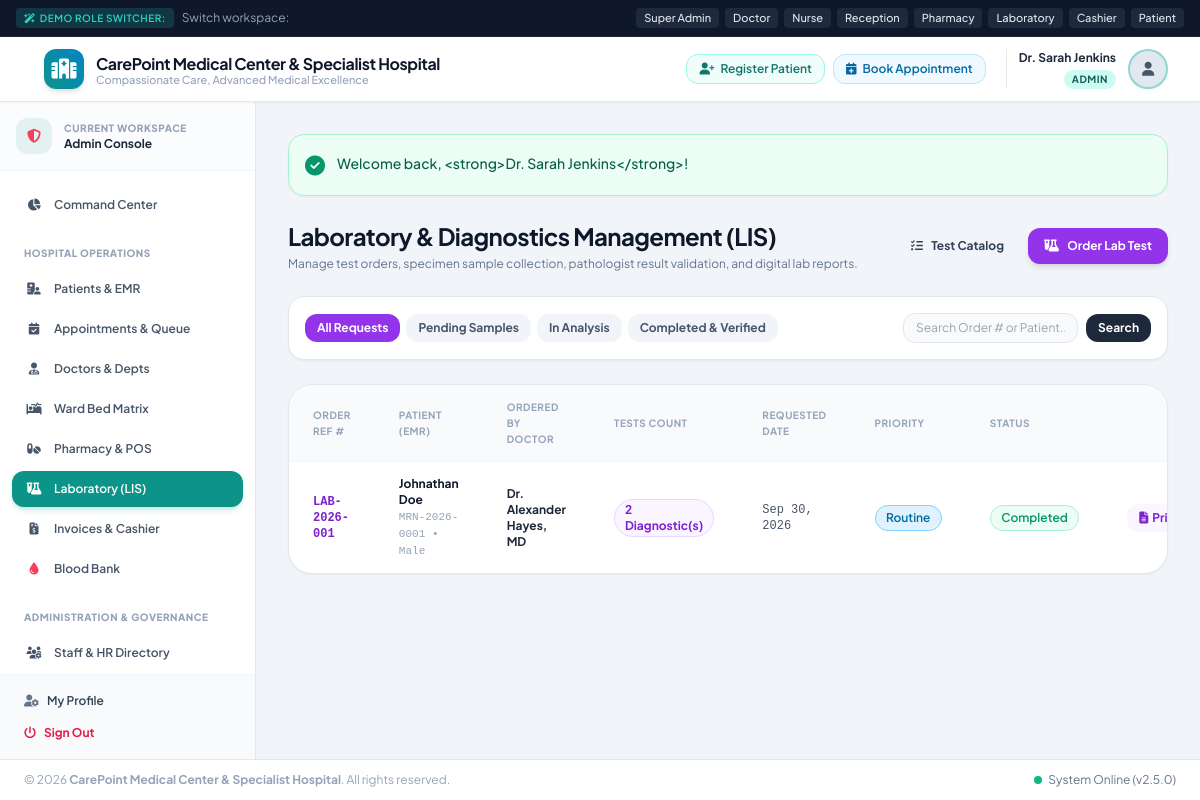
Page /modules/laboratory/index.php (signed in) on the committed database.
### tables this page shows
CREATE TABLE IF NOT EXISTS `lab_requests` (
  `id` INT AUTO_INCREMENT PRIMARY KEY,
  `request_number` VARCHAR(50) NOT NULL UNIQUE,
  `patient_id` INT NOT NULL,
  `doctor_id` INT NULL,
  `prescription_id` INT NULL,
  `requested_date` DATETIME NOT NULL,
  `status` ENUM('Pending', 'Sample Collected', 'In Progress', 'Completed', 'Cancelled') DEFAULT 'Pending',
  `priority` ENUM('Routine', 'Urgent', 'STAT') DEFAULT 'Routine',
  `clinical_notes` TEXT NULL,
  `total_amount` DECIMAL(10,2) DEFAULT 0.00,
  `payment_status` ENUM('Unpaid', 'Paid') DEFAULT 'Unpaid',
  `created_at` TIMESTAMP DEFAULT CURRENT_TIMESTAMP,
  FOREIGN KEY (`patient_id`) REFERENCES `patients`(`id`) ON DELETE CASCADE,
  FOREIGN KEY (`doctor_id`) REFERENCES `doctors`(`id`) ON DELETE SET NULL,
  FOREIGN KEY (`prescription_id`) REFERENCES `prescriptions`(`id`) ON DELETE SET NULL
);

CREATE TABLE IF NOT EXISTS `patients` (
  `id` INT AUTO_INCREMENT PRIMARY KEY,
  `user_id` INT NULL UNIQUE,
  `mrn` VARCHAR(50) NOT NULL UNIQUE,
  `full_name` VARCHAR(150) NOT NULL,
  `email` VARCHAR(120) NULL,
  `phone` VARCHAR(30) NOT NULL,
  `gender` ENUM('Male', 'Female', 'Other') NOT NULL,
  `date_of_birth` DATE NOT NULL,
  `blood_group` ENUM('A+', 'A-', 'B+', 'B-', 'O+', 'O-', 'AB+', 'AB-', 'Unknown') DEFAULT 'Unknown',
  `address` TEXT NULL,
  `emergency_contact_name` VARCHAR(150) NULL,
  `emergency_contact_phone` VARCHAR(30) NULL,
  `emergency_contact_relation` VARCHAR(60) NULL,
  `allergies` TEXT NULL,
  `chronic_diseases` TEXT NULL,
  `created_at` TIMESTAMP DEFAULT CURRENT_TIMESTAMP,
  `updated_at` TIMESTAMP DEFAULT CURRENT_TIMESTAMP ON UPDATE CURRENT_TIMESTAMP,
  FOREIGN KEY (`user_id`) REFERENCES `users`(`id`) ON DELETE SET NULL
);

### config/helpers.php (called while the page is built, shortened)
<?php
function e(?string $string): string {
    return htmlspecialchars($string ?? '', ENT_QUOTES, 'UTF-8');
}
function formatDate(?string $dateString, string $format = 'M d, Y'): string {
    try {
        $dt = new DateTime($dateString);
        return $dt->format($format);
    } catch (Exception $e) {
        return $dateString;
    }
}

### modules/laboratory/index.php (the view, shortened to what this page needs)
<?php
require_once __DIR__ . '/../../includes/header.php';
$pdo = Database::getConnection();
$statusFilter = $_GET['status'] ?? '';
$search = trim($_GET['search'] ?? '');
$sql = "SELECT lr.*, p.full_name as patient_name, p.mrn, p.gender, p.date_of_birth,
        u.full_name as doctor_name,
        (SELECT COUNT(*) FROM lab_request_items lri WHERE lri.lab_request_id = lr.id) as test_count
        FROM lab_requests lr
        JOIN patients p ON lr.patient_id = p.id
        LEFT JOIN doctors d ON lr.doctor_id = d.id
        LEFT JOIN users u ON d.user_id = u.id
        WHERE 1=1";
$params = [];
$sql .= " ORDER BY lr.requested_date DESC";
$stmt = $pdo->prepare($sql);
$stmt->execute($params);
$requests = $stmt->fetchAll();
?>
<div class="space-y-6">
    <div class="flex flex-col sm:flex-row sm:items-center sm:justify-between gap-4">
        <div>
            <h1 class="text-2xl font-bold text-slate-900 tracking-tight">Laboratory & Diagnostics Management (LIS)</h1>
            <p class="text-xs text-slate-500 mt-1">Manage test orders, specimen sample collection, pathologist result validation, and digital lab reports.</p>
        </div>
        <div class="flex items-center space-x-2">
            <a href="catalog.php" class="px-4 py-2.5 bg-slate-100 hover:bg-slate-200 text-slate-700 text-xs font-bold rounded-xl transition">
                <i class="fa-solid fa-list-check mr-1.5"></i> Test Catalog
            </a>
            <a href="create_request.php" class="px-4 py-2.5 bg-purple-600 hover:bg-purple-700 text-white text-xs font-bold rounded-xl shadow-md transition">
                <i class="fa-solid fa-flask-vial mr-1.5"></i> Order Lab Test
            </a>
        </div>
    </div>
    <div class="flex flex-col sm:flex-row sm:items-center sm:justify-between gap-3 bg-white rounded-2xl p-4 border border-slate-200 shadow-sm">
        <div class="flex flex-wrap gap-1.5">
            <a href="index.php" class="px-3 py-1.5 rounded-xl text-xs font-bold transition <?= empty($statusFilter) ? 'bg-purple-600 text-white' : 'bg-slate-100 text-slate-600 hover:bg-slate-200' ?>">
                All Requests
            </a>
            <a href="index.php?status=Pending" class="px-3 py-1.5 rounded-xl text-xs font-bold transition <?= $statusFilter === 'Pending' ? 'bg-purple-600 text-white' : 'bg-slate-100 text-slate-600 hover:bg-slate-200' ?>">
                Pending Samples
            </a>
            <a href="index.php?status=In Progress" class="px-3 py-1.5 rounded-xl text-xs font-bold transition <?= $statusFilter === 'In Progress' ? 'bg-purple-600 text-white' : 'bg-slate-100 text-slate-600 hover:bg-slate-200' ?>">
                In Analysis
            </a>
            <a href="index.php?status=Completed" class="px-3 py-1.5 rounded-xl text-xs font-bold transition <?= $statusFilter === 'Completed' ? 'bg-purple-600 text-white' : 'bg-slate-100 text-slate-600 hover:bg-slate-200' ?>">
                Completed & Verified
            </a>
        </div>
        <form method="GET" action="" class="flex items-center space-x-2">
            <input type="text" name="search" value="<?= e($search) ?>" placeholder="Search Order # or Patient..." class="px-3 py-1.5 bg-slate-50 border border-slate-200 rounded-xl text-xs focus:ring-2 focus:ring-purple-500 focus:bg-white focus:outline-none">
            <button type="submit" class="px-3 py-1.5 bg-slate-800 text-white rounded-xl text-xs font-bold">Search</button>
        </form>
    </div>
    <div class="bg-white rounded-3xl border border-slate-200 shadow-sm overflow-hidden">
        <div class="overflow-x-auto">
            <table class="w-full text-left text-xs text-slate-600">
                <thead class="bg-slate-50 text-slate-400 font-bold uppercase text-[10px] tracking-wider border-b border-slate-100">
                    <tr>
                        <th class="py-3.5 px-6">Order Ref #</th>
                        <th class="py-3.5 px-6">Patient (EMR)</th>
                        <th class="py-3.5 px-6">Ordered By Doctor</th>
                        <th class="py-3.5 px-6">Tests Count</th>
                        <th class="py-3.5 px-6">Requested Date</th>
                        <th class="py-3.5 px-6">Priority</th>
                        <th class="py-3.5 px-6">Status</th>
                        <th class="py-3.5 px-6 text-right">Actions</th>
                    </tr>
                </thead>
                <tbody class="divide-y divide-slate-100 font-medium">
                    <?php if (!empty($requests)): ?>
                        <?php foreach ($requests as $lr): ?>
                            <tr class="hover:bg-slate-50/80 transition">
                                <td class="py-3.5 px-6 font-mono font-bold text-purple-700">
                                    <?= e($lr['request_number']) ?>
                                </td>
                                <td class="py-3.5 px-6">
                                    <a href="<?= APP_URL ?>/modules/patients/view.php?id=<?= $lr['patient_id'] ?>" class="font-bold text-slate-900 hover:text-purple-600 block">
                                        <?= e($lr['patient_name']) ?>
                                    </a>
                                    <span class="text-[11px] text-slate-400 font-mono"><?= e($lr['mrn']) ?> &bull; <?= e($lr['gender']) ?></span>
                                </td>
                                <td class="py-3.5 px-6 font-bold text-slate-800">
                                    <?= e($lr['doctor_name'] ?? 'Direct Walk-In Order') ?>
                                </td>
                                <td class="py-3.5 px-6">
                                    <span class="inline-flex items-center px-2.5 py-0.5 rounded-full text-xs font-bold bg-purple-50 text-purple-700 border border-purple-200">
                                        <?= $lr['test_count'] ?> Diagnostic(s)
                                    </span>
                                </td>
                                <td class="py-3.5 px-6 font-mono">
                                    <?= formatDate($lr['requested_date']) ?>
                                </td>
                                <td class="py-3.5 px-6">
                                    <span class="badge <?= $lr['priority'] === 'STAT' ? 'badge-danger' : ($lr['priority'] === 'Urgent' ? 'badge-warning' : 'badge-primary') ?>">
                                        <?= e($lr['priority']) ?>
                                    </span>
                                </td>
                                <td class="py-3.5 px-6">
                                    <span class="badge <?= $lr['status'] === 'Completed' ? 'badge-success' : ($lr['status'] === 'In Progress' ? 'badge-info' : 'badge-warning') ?>">
                                        <?= e($lr['status']) ?>
                                    </span>
                                </td>
                                <td class="py-3.5 px-6 text-right space-x-1 whitespace-nowrap">
                                    <?php if ($lr['status'] === 'Completed'): ?>
                                        <a href="print_report.php?id=<?= $lr['id'] ?>" target="_blank" class="inline-flex items-center px-3 py-1.5 rounded-xl bg-purple-50 hover:bg-purple-100 text-purple-700 font-bold text-xs transition">
                                            <i class="fa-solid fa-file-lines mr-1"></i> Print Report
                                        </a>
                                    <?php else: ?>
                                        <a href="enter_result.php?id=<?= $lr['id'] ?>" class="inline-flex items-center px-3 py-1.5 rounded-xl bg-purple-600 hover:bg-purple-700 text-white font-bold text-xs shadow-sm transition">
                                            <i class="fa-solid fa-pen mr-1"></i> Enter Results
                                        </a>
                                    <?php endif; ?>
                                </td>
                            </tr>
                        <?php endforeach; ?>
                    <?php endif; ?>
                </tbody>
            </table>
        </div>
    </div>
</div>
<?php require_once __DIR__ . '/../../includes/footer.php'; ?>

### assets/css/style.css (style rules this page uses)
body { font-family: 'Plus Jakarta Sans', -apple-system, BlinkMacSystemFont, "Segoe UI", Roboto, sans-serif; color: #1e293b; background-color: #f8fafc; }
.badge { display: inline-flex; align-items: center; padding: 0.25rem 0.65rem; font-size: 0.75rem; font-weight: 600; border-radius: 9999px; }
.badge-success { background-color: #ecfdf5; color: #059669; border: 1px solid #a7f3d0; }
.badge-primary { background-color: #e0f2fe; color: #0369a1; border: 1px solid #7dd3fc; }

### rows in the picture
lab_requests: request_number "LAB-2026-001", patient.full_name "Johnathan Doe", patient.mrn "MRN-2026-0001", patient.gender "Male", doctor_name "Dr. Alexander Hayes, MD", test_count "2", requested_date "Sep 30, 2026", priority "Routine", status "Completed"

### other values in the picture
$hospitalName "CarePoint Medical Center & Specialist Hospital"
$hospitalTagline "Compassionate Care, Advanced Medical Excellence"
$user['name'] "Dr. Sarah Jenkins"
$user['role'] "ADMIN"
$userRole "Admin"
$flash['message'] "Welcome back, <strong>Dr. Sarah Jenkins</strong>!"
getSetting('hospital_name', DEFAULT_HOSPITAL_NAME) "CarePoint Medical Center & Specialist Hospital"
APP_VERSION "2.5.0"
